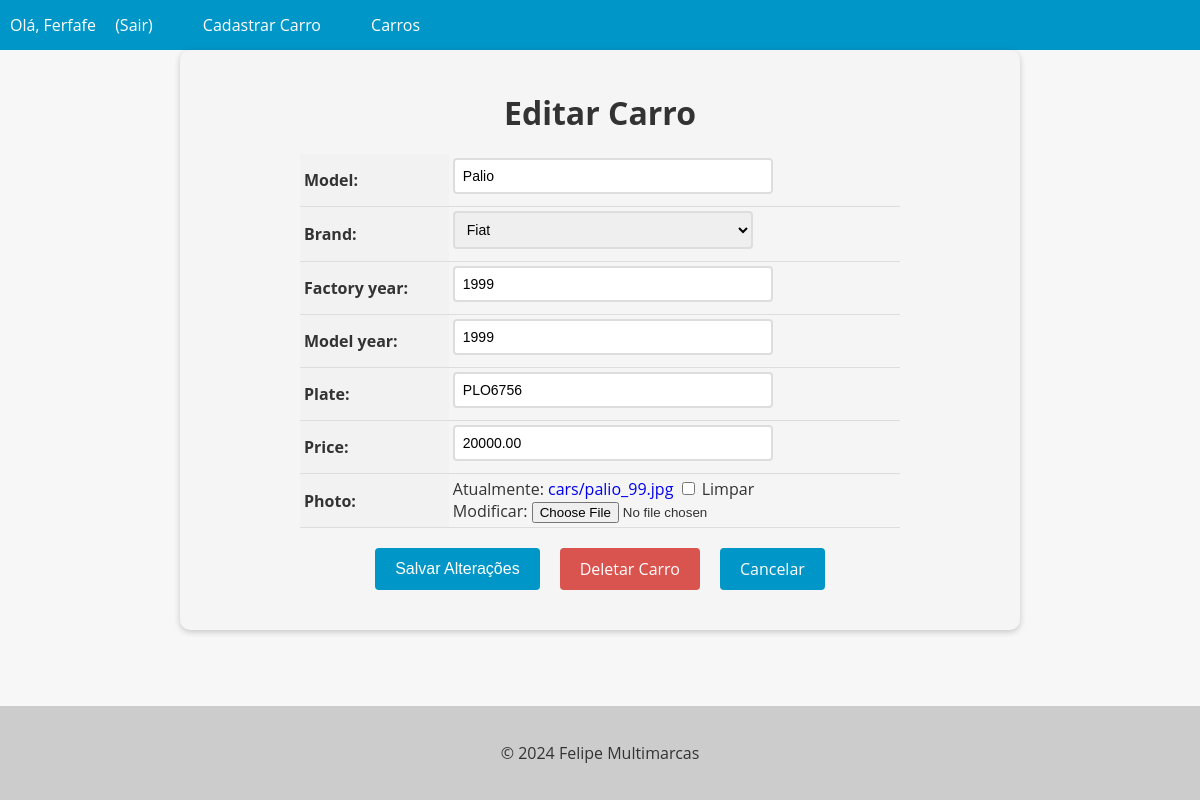
Page /car/10/update/ (signed in) on the committed database.
### cars/models.py (models this page shows, shortened)
class Car(models.Model):
    id = models.AutoField(primary_key=True)
    model = models.CharField(max_length=200)
    brand = models.ForeignKey(Brand, on_delete=models.PROTECT, related_name='car_brand')
    factory_year = models.IntegerField(blank=True, null=True)
    model_year = models.IntegerField(blank=True, null=True)
    plate = models.CharField(max_length=10)
    price = models.DecimalField(max_digits=10, decimal_places=2, blank=True, null=True)
    photo = models.ImageField(upload_to='cars/', blank=True, null=True)

### cars/views.py (the view, shortened to what this page needs)
# urls.py: path('car/<int:pk>/update/', CarUpdateView.as_view(), name='car_update'),
@method_decorator(login_required(login_url='login'), name='dispatch')
class CarUpdateView(UpdateView):
    model = Car
    form_class = CarModelForm
    template_name = 'car_update.html'

### cars/forms.py
class CarModelForm(forms.ModelForm):
    class Meta:
        model = Car
        fields = '__all__'

### cars/models.py (called while the page is built)
    def __str__(self):
        return self.name

### cars/templates/car_update.html (shortened to what this page needs)
{% extends "base.html" %}
{% block content %}
  <form method="post" enctype="multipart/form-data">
    <h1>Editar Carro</h1>
    <table>
      {{ form.as_table }}
    </table>
    <div>
      <div class="buttons-container">
        <input type="submit" value="Salvar Alterações" class="btn btn-primary">
        <a href="{% url 'car_delete' pk=object.pk %}" class="btn btn-danger">Deletar Carro</a>
        <a href="{% url 'cars_list' %}" class="btn btn-secondary">Cancelar</a>
      </div>
    </div>
  </form>
{% endblock %}

### app/templates/base.html (shortened to what this page needs)
<!DOCTYPE html>
<html lang="en">
<head>
</head>
<body>
    <header>
        <nav>
            <ul>
                {% if user.is_authenticated %}
                    <li>Olá, {{ user.username }} <a href="{% url 'logout' %}">(Sair)</a></li>
                    <li><a href="{% url 'new_car' %}">Cadastrar Carro</a></li>
                {% endif %}
                <li><a href="{% url 'cars_list' %}">Carros</a></li>
            </ul>
        </nav>
    </header>
    <main>
        {% block content %}
        {% endblock %}
    </main>
    <footer>
        <p>&copy; 2024 Felipe Multimarcas</p>
    </footer>
</body>
</html>

### app/templates/base.html (style rules this page uses)
html, body { height: 100%; }
body { font-family: 'Open Sans', sans-serif; background-color: #f7f7f7; color: #333; margin: 0; padding: 0; display: flex; flex-direction: column; }
header { background-color: #0096c7; color: #fff; text-align: center; }
footer { background-color: #ccc; color: #333; padding: 20px; text-align: center; }
nav { background-color: #0096c7; color: #fff; height: 50px; display: flex; justify-content: space-between; align-items: center; }
nav ul { list-style: none; margin: 0; padding: 0; display: flex; }
nav ul li { margin: 0 10px; }
nav ul li a { color: #fff; text-decoration: none; font-size: 16px; padding: 15px; transition: all 0.3s ease; }
main { flex: 1; }

### cars/templates/car_update.html (style rules this page uses)
form { max-width: 800px; margin: 0 auto; padding: 20px; background-color: #f5f5f5; border-radius: 10px; box-shadow: 0 2px 6px rgba(0, 0, 0, 0.2); }
form h1 { font-size: 2rem; margin-bottom: 20px; text-align: center; }
table { margin: 0 auto; border-collapse: collapse; width: 100%; max-width: 600px; }
th, td { padding: 4px; text-align: left; border-bottom: 1px solid #ddd; }
th { background-color: #f2f2f2; }
input[type="text"], input[type="number"], select, textarea { padding: 8px; font-size: 14px; border: 2px solid #ddd; border-radius: 4px; width: 100%; max-width: 300px; margin-bottom: 8px; transition: border-bottom-color 0.3s ease-in-out; }
.btn { background-color: #0096c7; color: #fff; border: none; padding: 10px 20px; font-size: 16px; border-radius: 4px; cursor: pointer; transition: background-color 0.3s ease-in-out; }
.buttons-container { display: flex; justify-content: center; margin-top: 20px; margin-bottom: 20px; }
.btn { display: inline-block; background-color: #0096c7; color: #fff; border: none; padding: 10px 20px; font-size: 16px; border-radius: 4px; cursor: pointer; transition: background-color 0.3s ease-in-out; margin: 0 10px; }
.btn-danger { background-color: #d9534f; text-decoration: none !important; }
a { text-decoration: none !important; }

### rows in the picture
Car: model "Palio", brand "Fiat", factory_year "1999", model_year "1999", plate "PLO6756", price "20000.00"

### other values in the picture
{{ user.username }} "Ferfafe"
